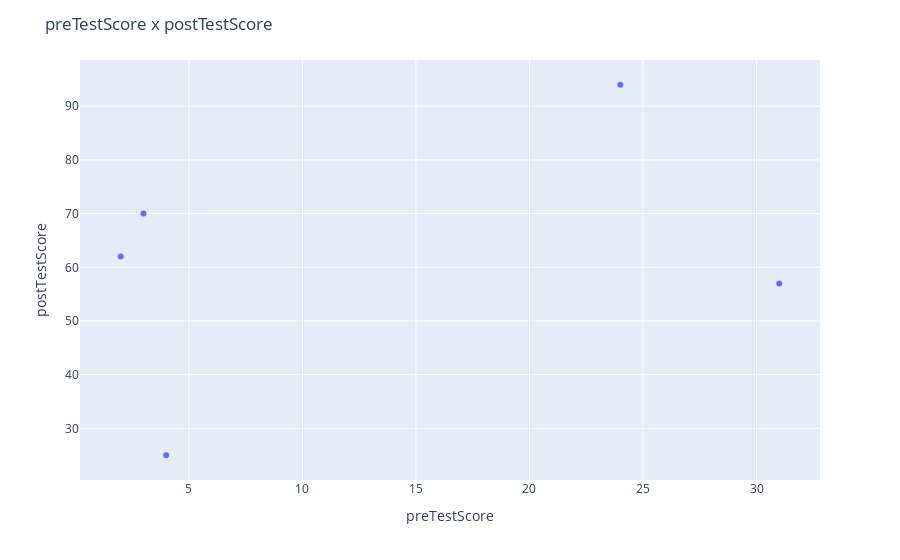

Notebook code cell kept with this figure:
### Markdown cell above
### Step 3. Create a Scatterplot of preTestScore and postTestScore, with the size of each point determined by age
#### Hint: Don't forget to place the labels

### Code cell
fig = px.scatter(df,
                 x='preTestScore',
                 y='postTestScore')
fig.update_layout(title='preTestScore x postTestScore')

fig.show()

### Figure 1 — Plotly figure (JSON) as saved in the notebook; plotly's stock layout.template omitted (floating-point values rounded to 4 significant figures)
{"data": [{"hovertemplate": "preTestScore=%{x}<br>postTestScore=%{y}<extra></extra>", "legendgroup": "", "marker": {"color": "#636efa", "symbol": "circle"}, "mode": "markers", "name": "", "orientation": "v", "showlegend": false, "type": "scatter", "x": [4, 24, 31, 2, 3], "xaxis": "x", "y": [25, 94, 57, 62, 70], "yaxis": "y"}], "layout": {"legend": {"tracegroupgap": 0}, "margin": {"t": 60}, "title": {"text": "preTestScore x postTestScore"}, "xaxis": {"anchor": "y", "domain": [0, 1], "title": {"text": "preTestScore"}}, "yaxis": {"anchor": "x", "domain": [0, 1], "title": {"text": "postTestScore"}}}}
